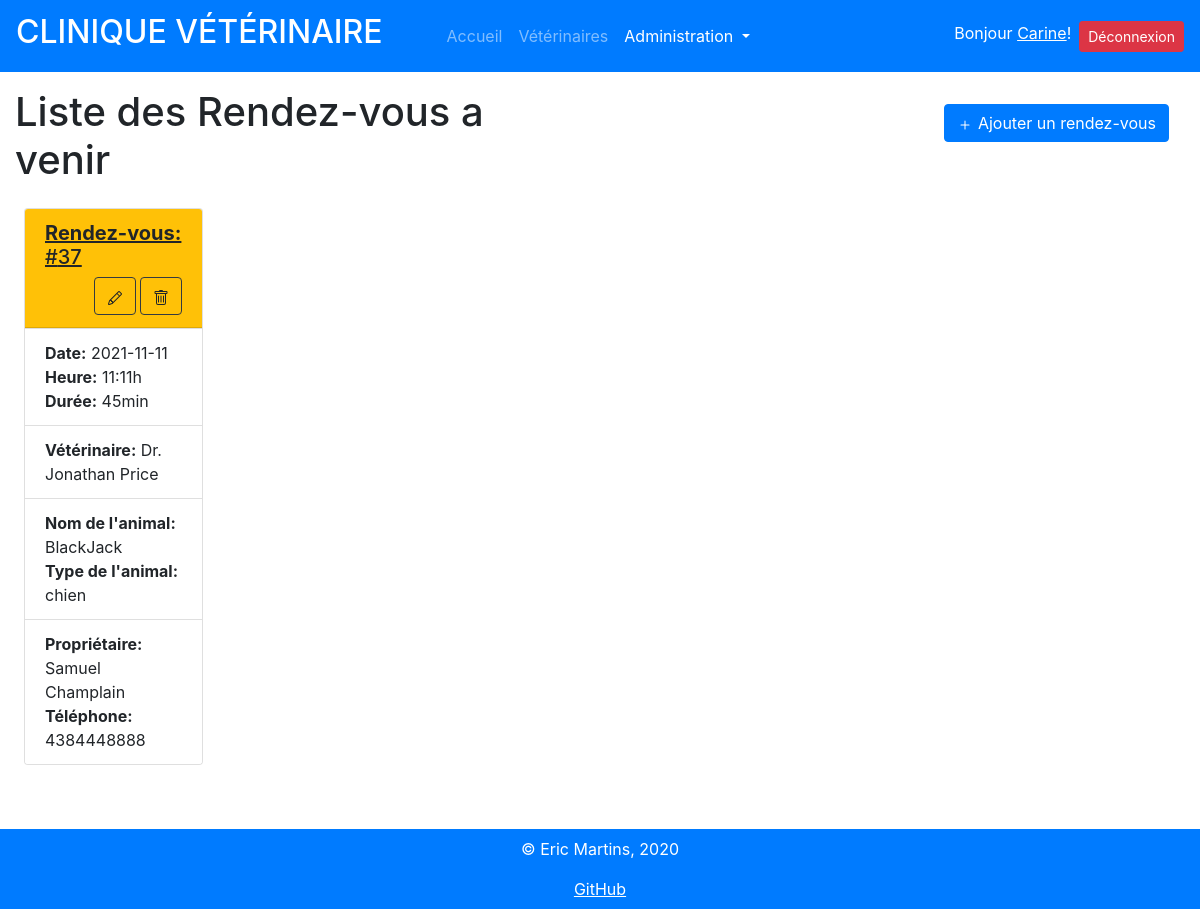
/rendezVous.php (signed in), run on the app's committed database.
### tables this page shows
CREATE TABLE `rendezvous` (
  `id` int(11) NOT NULL,
  `date` date NOT NULL,
  `heure` time(4) NOT NULL,
  `duree` decimal(10,2) NOT NULL,
  `id_animal` int(11) NOT NULL,
  `id_proprietaire` int(11) NOT NULL,
  `id_veterinaire` int(11) NOT NULL
);

CREATE TABLE `animaux` (
  `id` int(11) NOT NULL,
  `nom` varchar(25) NOT NULL,
  `dateDeNaissance` date NOT NULL,
  `id_type` int(11) NOT NULL,
  `id_proprietairePriorite` int(11) NOT NULL
);

CREATE TABLE `types` (
  `id` int(11) NOT NULL,
  `type` varchar(25) NOT NULL
);

CREATE TABLE `proprietaires` (
  `id` int(11) NOT NULL,
  `nom` varchar(25) NOT NULL,
  `prenom` varchar(25) NOT NULL,
  `adresse` varchar(255) NOT NULL,
  `telephone` varchar(20) NOT NULL
);

### rendezVous.php (shortened to what this page needs)
<?php
include_once 'include/header.php';
include_once "include/config.php";
if(!isset($_SESSION["utilisateur"])) {
  echo '<h1 class="ml-5 mt-5" style="text-transform: uppercase;">Accès refusé !!!</h1>';
  echo '<h4 class="ml-5">Veuillez vous authentifier pour accéder à cette page</h4>';
} else  {
      $mysqli = new mysqli($host, $username, $password, $database);
?>
<div class='container-fluid'>
  <div class='row'>
  <div class='col-md-6 mt-3'>
          <h1>Liste des Rendez-vous a venir</h1>
      </div>
    <div class='col-md-6 mt-3'>
        <button class="btn btn-primary float-right m-3" aria-label="Ajouter un rendez-vous" data-toggle="modal" data-target="#modalAjout">
              Ajouter un rendez-vous
        </button>
    </div>
  </div>
</div>
<?php
    $res = $mysqli->query(" SELECT rendezvous.id AS numRendezVous, date, duree, TIME_FORMAT(heure, '%H:%i' ) as heure , animaux.nom AS nomAnimal, types.type AS typeAnimal,
                            CONCAT(proprietaires.prenom, ' ' , proprietaires.nom) AS nomProprietaire, proprietaires.telephone AS telephone,
                            CONCAT(veterinaires.prenom, ' ' , veterinaires.nom) AS nomVet FROM rendezvous
                            INNER JOIN proprietaires ON rendezvous.id_proprietaire=proprietaires.id
                            INNER JOIN animaux ON rendezvous.id_animal=animaux.id
                            INNER JOIN types ON types.id=animaux.id_type
                            INNER JOIN veterinaires ON rendezvous.id_veterinaire=veterinaires.id
                            WHERE rendezvous.date>=CURRENT_DATE()
                            ORDER by rendezvous.date, rendezvous.heure"
                          );
                          echo "<div class='container-fluid m-0 p-0 '>";
                          echo "<div class='row m-3'>";
                          while ($row = $res->fetch_assoc()) {
                          echo "<div class='col-xl-2 col-lg-3 col-md-4 col-sm-6 col-xs-12 px-2 mb-3'>";
                          echo "<div class='card h-100'>";
                          echo "<div class='card-header bg-warning '>";
                          echo "<div class=''>";
                          echo "<div class='d-flex justify-content-center'>";
                          echo  "<h5><u><b>Rendez-vous:</b> #" . $row["numRendezVous"] . " </u></h5>";
                          echo  "</div>";
                          echo "<div class='d-flex justify-content-end'>";
        echo '<button class="btn btn-default boutonMAJ border-dark mr-1" data-toggle="modal" data-id="' . $row["numRendezVous"] . '" data-target="#modalMAJ">';
        echo '</button>';
        echo '<button type="button" class="btn btn-default boutonSupprimer border-dark" data-toggle="modal" data-id="' . $row["numRendezVous"] . '" data-target="#modalSuppr">';
        echo '</button>';
                          echo  "</div>";
                          echo  "</div>";
                          echo  "</div>";
                          echo  "<ul class='list-group list-group-flush'>";
                          echo  "<li class='list-group-item'><b>Date:</b> " .$row["date"] . "<br><b>Heure:</b> " .($row["heure"]). "h<br><b>Durée:</b> ".clockalize($row["duree"]) ."</li>";
                          echo  "<li class='list-group-item'><b>Vétérinaire:</b> Dr. " .$row["nomVet"]. "</li>";
                          echo  "<li class='list-group-item'><b>Nom de l'animal:</b> " .$row["nomAnimal"]. " <br><b>Type de l'animal:</b> " .$row["typeAnimal"]. " </li>";
                          echo  "<li class='list-group-item'><b>Propriétaire:</b> " .$row["nomProprietaire"]. "<br><b>Téléphone:</b> " .$row["telephone"]. "</li>";
                          echo "</ul>";
                          echo "</div>";
                          echo "</div>";
                        }
                        echo "</div>";
                        echo "</div>";
}
?>
<?php
  include_once 'include/footer.php';
?>
<?php
function clockalize($in){
  $heures = intval($in);
  $minutes = round((((($in - $heures) / 100.0) * 60.0) * 100), 0);
  if ($heures == 0){
    $retval = sprintf("%02dmin", $minutes);
  } else {
    $retval = sprintf("%02d:%02dh", $heures, $minutes);
  }
  return $retval;
}
?>

### data on the page
rendezvous: id "37", date "2021-11-11", heure "11:11", duree "45min", nomVet "Jonathan Price", id_animal.nom "BlackJack", types.type "chien", nomProprietaire "Samuel Champlain", id_proprietaire.telephone "4384448888"

### other printed values
$_SESSION["utilisateur"] "Carine"
